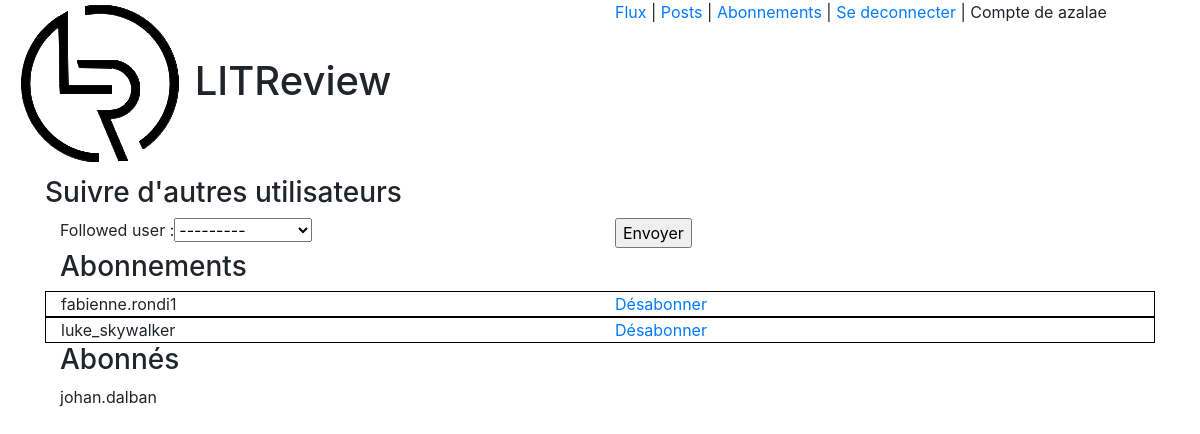
Screenshot of /following/ (signed in) with the database file from the repository.
### account/models.py (models this page shows)
class User(AbstractUser):
    pass

### library/models.py (models this page shows, shortened)
class UserFollows(models.Model):
    user = models.ForeignKey(
        to=settings.AUTH_USER_MODEL,
        on_delete=models.CASCADE,
        related_name='following',
        help_text=_(""))
    followed_user = models.ForeignKey(
        to=settings.AUTH_USER_MODEL,
        on_delete=models.CASCADE,
        related_name='followed_by',
        help_text=_(""))
    objects = UserFollowsManager()
    class Meta:
        unique_together = (
            "user",
            "followed_user",
        )

### library/views.py (the view, shortened to what this page needs)
# urls.py: path('following/', FollowingView.as_view(), name="following"),
class FollowingView(LoginRequiredMixin, CreateView):
    model = UserFollows
    fields = ['followed_user']
    success_url = reverse_lazy('library:following')
    def get_context_data(self, **kwargs) -> Dict:
        context = super().get_context_data(**kwargs)
        context['subscriptions'] = UserFollows.objects.get_users_subscriptions(self.request)
        context['followers'] = UserFollows.objects.get_users_followers(self.request)
        return context

### library/models.py (called while the page is built)
    def get_users_subscriptions(self, request):
        user_subscriptions = UserFollows.objects.filter(user=request.user)
        return user_subscriptions

    def get_users_followers(self, request):
        user_followers = UserFollows.objects.filter(followed_user=request.user)
        return user_followers

### templates/library/userfollows_form.html (shortened to what this page needs)
{% extends 'base.html' %}
{% block content %}
<div class="container">
    <div class="row">
        <h3>Suivre d'autres utilisateurs</h3>
    </div>
    <form method="post">
        <div class="row">
            <div class="col">
                {{ form }}
            </div>
            <div class="col">
                <input type="submit" value="Envoyer">
            </div>
        </div>
    </form>
</div>
<div class="container">
    <div class="row">
        <div class="col">
            <h3>Abonnements</h3>
        </div>
    </div>
    {% for subscription in subscriptions %}
    <div class="row framed">
        <div class="col">
            {{ subscription.followed_user.username }}
        </div>
        <div class="col">
            <a href="{% url 'library:delete_subscription' subscription.id %}">Désabonner</a>
        </div>
    </div>
    {% endfor %}
</div>
<div class="container">
    <div class="row">
        <div class="col">
            <h3>Abonnés</h3>
        </div>
    </div>
    {% for follower in followers %}
    <div class="row f">
        <div class="col">
            {{ follower.user.username }}
        </div>
    </div>
    {% endfor %}
</div>
{% endblock %}

### templates/base.html (shortened to what this page needs)
<!DOCTYPE html>
{% load static %}
<html>
    <head>
        <link rel="stylesheet" href="https://stackpath.bootstrapcdn.com/bootstrap/4.4.1/css/bootstrap.min.css"
>
        <link rel="stylesheet" href="https://cdn.jsdelivr.net/npm/bootstrap-icons@1.5.0/font/bootstrap-icons.css">
        <link rel="stylesheet" type="text/css" href="{% static 'css/style.css' %}">
    </head>
        <header class="container-fluid">
            <div class="row">
                <div class="col">
                    <h1><img src="{% static 'images/logo.png' %}"> </img>LITReview</h1>
                </div>
                <nav class="col">
                    <a href="{% url 'library:flow' %}">Flux</a> |
                    <a href="{% url 'library:posts' %}">Posts</a> |
                    <a href="{% url 'library:following' %}">Abonnements</a> |
                    <a href="{% url 'account:logout' %}">Se deconnecter</a> |
                    {% if user.is_authenticated %}
                        <span>Compte de {{ user.get_username }}</span>
                    {% endif %}
                </nav>
            </div>
        </header>
        <div class="container">
            {% block content %}
            {% endblock %}
        </div>
    </body>
</html>

### static/css/style.css (style rules this page uses)
.framed { border: solid 1px black; }

### rows the page displays
User: get_username "azalae"
UserFollows: followed_user.username "fabienne.rondi1"
UserFollows: followed_user.username "luke_skywalker"
UserFollows: user.username "johan.dalban"
